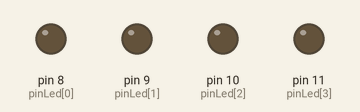
This sketch was run on a simulated Arduino Uno, built with avr-gcc and run on an emulated ATmega328P. Parts: output pins drawn as LEDs (lit = HIGH).

Above: at 0.5 s.
At 3.5 s:
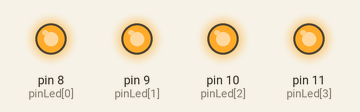
Timing chart, 0 to 4.6 s (numbered marks = the images above):
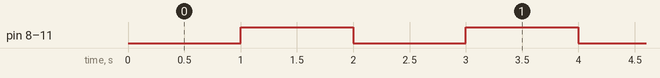

Measured:
- by itself, pin 8 (pinLed[0]), pin 9 (pinLed[1]), pin 10 (pinLed[2]), pin 11 (pinLed[3]): alternates HIGH for 1.0 s and LOW for 1.0 s

The sketch:

sismik_2021_array.ino
```cpp
// penggunaan array
const int numLed = 4;
const int pinLed[numLed] = {8,9,10,11};

void setup() {
  for(int i=0; i<4; i++){
    pinMode(pinLed[i], OUTPUT); // inisialisasi semua pin sbg output
    }
}

void loop() {
  for(int i=0; i<4; i++){
    digitalWrite(pinLed[i], LOW);
  }
  delay(1000); // elay 1000 ms
  for(int i=0; i<4; i++){
    digitalWrite(pinLed[i], HIGH);
  }
  delay(1000);
}
```
